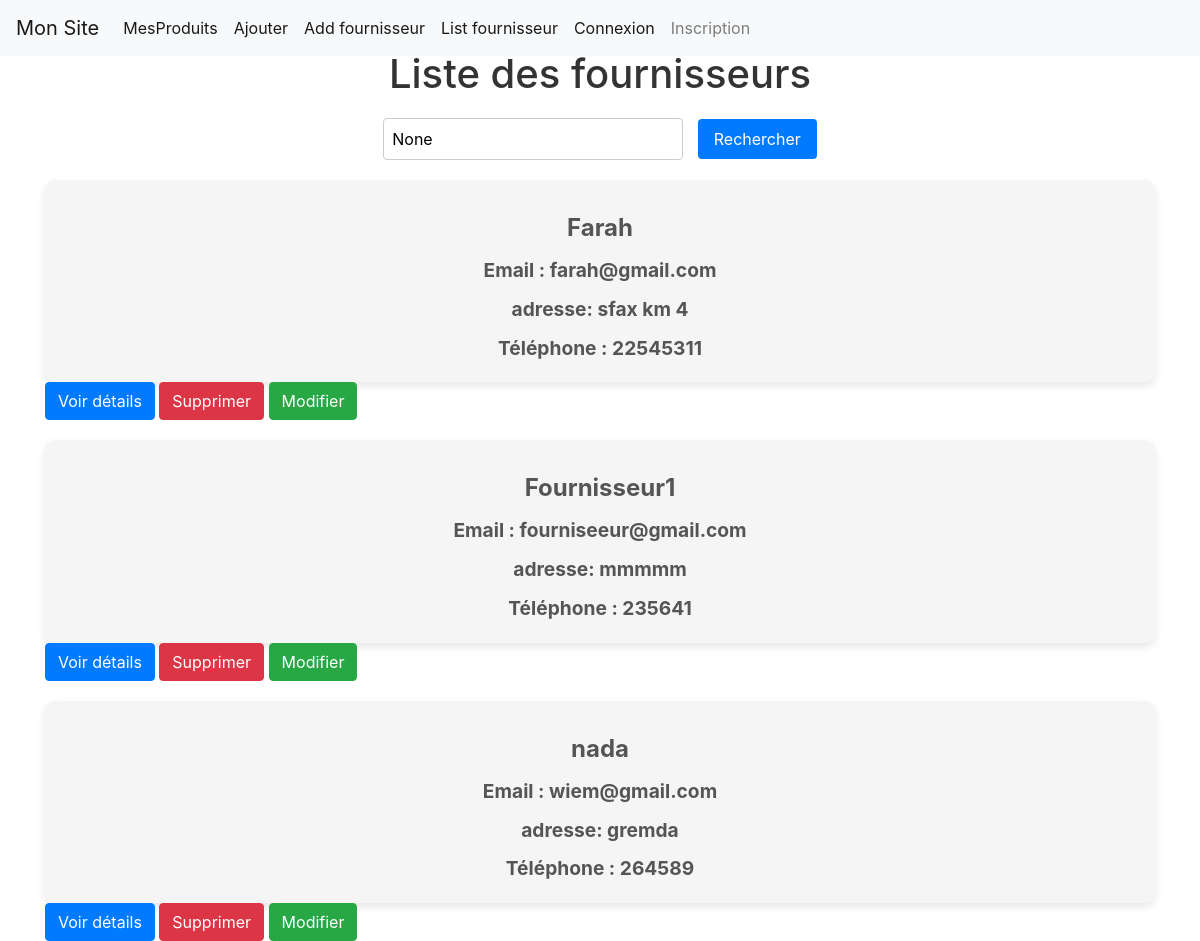
Screenshot of /magasin/ListFournisseur/ with the database file from the repository.
### magasin/models.py (models this page shows, shortened)
class Fournisseur(models.Model):
    nom = models.CharField(max_length=100)
    adresse = models.TextField()
    email = models.EmailField()
    telephone = models.CharField(max_length=8)

### magasin/views.py (the view)
# urls.py: path('ListFournisseur/', views.liste_fournisseurs, name='ListFournisseur'),
def liste_fournisseurs(request):
    query = request.GET.get('q')
    fournisseurs = Fournisseur.objects.all()
    if query:
        fournisseurs = fournisseurs.filter(nom__icontains=query)
    return render(request, 'magasin/ListFournisseur.html', {'fournisseurs': fournisseurs, 'query': query})

### magasin/templates/magasin/ListFournisseur.html (shortened to what this page needs)
{% extends 'magasin/base.html' %}
{% block content %}
<!DOCTYPE html>
<html lang="fr">
<head>
</head>
<body>
    <h1>Liste des fournisseurs</h1>
    <form method="GET">
        <input type="text" name="q" placeholder="Rechercher un fournisseur..." value="{{ query }}">
        <button type="submit">Rechercher</button>
    </form>
    <div class="fournisseurs">
        {% for fournisseur in fournisseurs %}
        <div class="fournisseur">
            <div class="nom info">{{ fournisseur.nom }}</div>
            <div class="email info">Email : {{ fournisseur.email }}</div>
            <div class="email info">adresse: {{ fournisseur.adresse }}</div>
            <div class="telephone info">Téléphone : {{ fournisseur.telephone }}</div>
        </div>
        <div style="width: 350px;">
            <a href="{% url 'detail_Fournisseur' for_id=fournisseur.id %}"
                                        class="btn btn-primary">Voir détails</a>
            <a href="{% url 'delete_Fournisseur' fournisseur.id %}"
                class="btn btn-danger">Supprimer</a>
                <a href="{% url 'edit_Fournisseur' fournisseur.id %}"
                                        class="btn btn-success">Modifier</a>
        </div>
        {% empty %}
        <p>Aucun fournisseur trouvé.</p>
        {% endfor %}
    </div>
</body>
</html>
{% endblock %}

### magasin/templates/magasin/ListFournisseur.html (style rules this page uses)
h1 { margin-top: 50px; text-align: center; color: #333; font-size: 2.5rem; }
.fournisseur { display: flex; flex-direction: column; align-items: center; margin-top: 20px; padding: 20px; background-color: #f5f5f5; border-radius: 10px; box-shadow: 0 4px 8px rgba(0, 0, 0, 0.1); transition: transform 0.3s ease; }
.info { margin-top: 10px; font-weight: bold; color: #555; }
.nom { font-size: 1.5rem; }
.email, .telephone { font-size: 1.2rem; }
form { text-align: center; margin-top: 20px; }
input[type="text"] { padding: 8px; border: 1px solid #ccc; border-radius: 4px; width: 300px; margin-right: 10px; }
button[type="submit"] { padding: 8px 16px; background-color: #007bff; color: #fff; border: none; border-radius: 4px; cursor: pointer; }

### rows the page displays
Fournisseur: nom "Farah", email "farah@gmail.com", adresse "sfax km 4", telephone "22545311"
Fournisseur: nom "Fournisseur1", email "fourniseeur@gmail.com", adresse "mmmmm", telephone "235641"
Fournisseur: nom "nada", email "wiem@gmail.com", adresse "gremda", telephone "264589"
